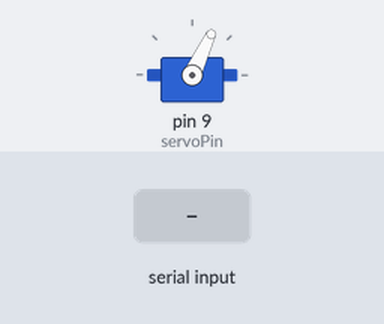
The sketch below on a simulated Arduino Uno, built with avr-gcc and run on an emulated ATmega328P. Parts: servo. The inputs (shaded band) are chosen by the test bench. What the sketch prints to the serial monitor is not drawn.

Above: at 1.2 s.
1.3 s: byte 90 received over Serial
At 2.3 s:
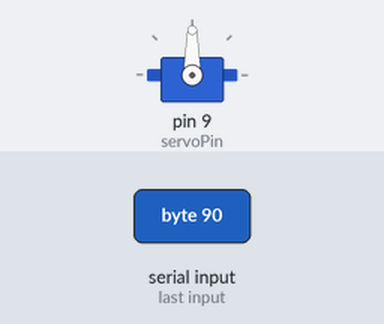
Timing chart, 0 to 4.3 s (numbered marks = the images above; inputs shaded):
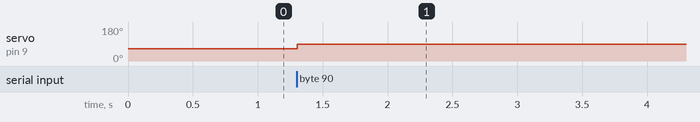

Measured:
- after the input at 1.3 s, servo on pin 9 (servoPin): 65° → 90° at once

The sketch:

servo_controller.ino
```cpp
#include <Servo.h>

// Servo configuration
Servo beamServo;
const int servoPin = 9;
const int MIN_ANGLE = 35;
const int MAX_ANGLE = 95;
const int NEUTRAL_ANGLE = 65;

// Communication variables
int targetAngle = NEUTRAL_ANGLE;
bool newCommand = false;

void setup() {
  // Initialize serial communication
  Serial.begin(9600);

  // Attach servo
  beamServo.attach(servoPin);

  // Move to neutral position
  beamServo.write(NEUTRAL_ANGLE);

  // Initialize variables
  targetAngle = NEUTRAL_ANGLE;

  // Optional: Send ready message
  Serial.println("Arduino servo controller ready");
}

void loop() {
  // Check for incoming serial data
  if (Serial.available() > 0) {
    // Read the incoming byte
    int receivedAngle = Serial.read();

    // Validate angle range
    if (receivedAngle >= MIN_ANGLE && receivedAngle <= MAX_ANGLE) {
      targetAngle = receivedAngle;
      newCommand = true;
    }
  }

  // Update servo if new command received
  if (newCommand) {
    beamServo.write(targetAngle);
    newCommand = false;

    // Optional: Echo back the angle for debugging
    // Serial.print("Angle set to: ");
    // Serial.println(targetAngle);
  }

  // Small delay for stability
  delay(10);
}
```
